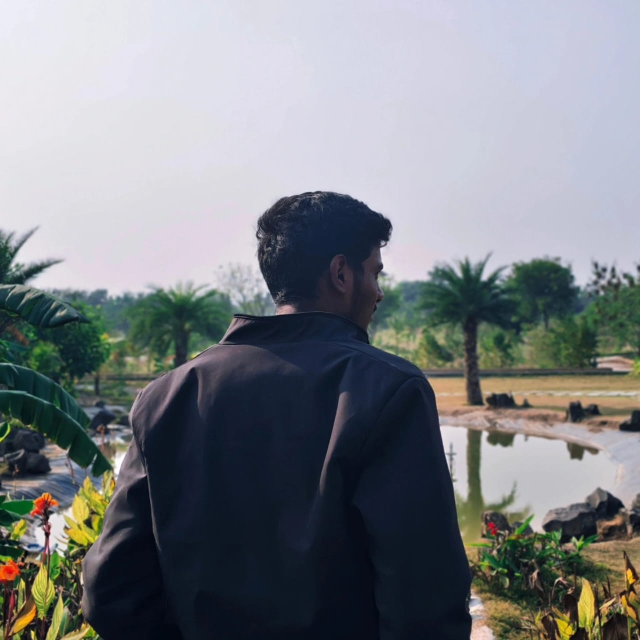
#> input picture assets/profile.jpeg, 1280 x 1280 px (shown at 1/2 size)
$ python -i portrait.py   (imports and definitions only)
#> lines starting #> are read from the running program, lines starting #| are printed output that depends on the picture
#!/usr/bin/env python3
"""
Turn a headshot into an animated, typing ASCII-portrait SVG.

Usage:
    python3 scripts/portrait.py photo.jpg portrait.svg

Photo requirements (the pipeline can't fix a bad input):
  - 45-degree side light, one side of the face in shadow
  - tight crop: chin to just above the hair
  - 1200px+ on the short side
  - plain background, subject not wearing black against a dark wall
  - slight angle, not dead-on
"""
import sys
import numpy as np
import cv2
from PIL import Image
from rembg import remove

RAMP = " .`:-=+*cs#%@"        # 13 levels
COLS = 90
CHAR_W = 7.74                  # em advance baked into the grid — see README Part 1 "trap"
FONT_SIZE = 12.9
STAGGER = 0.09                 # seconds between each row starting to type


# [6 lines left out: function load_and_cutout, not called in this run]


def enhance(arr):
    # bilateral filter: smooths skin, keeps edges
    arr = cv2.bilateralFilter(arr, d=9, sigmaColor=75, sigmaSpace=75)
    gray = cv2.cvtColor(arr, cv2.COLOR_RGB2GRAY)
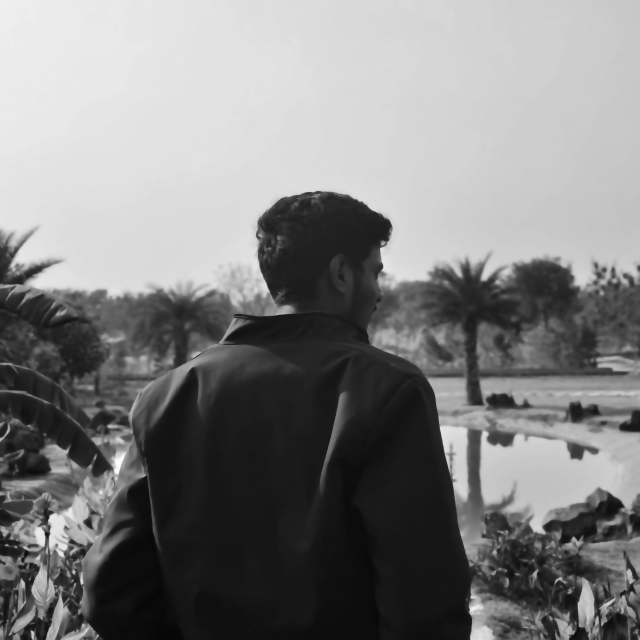
#> gray: shape (1280, 1280) (shown at 1/2 size); min 6, max 252, mean 128.1
    # CLAHE: local contrast, so a flatly-lit face doesn't collapse to one tone
    clahe = cv2.createCLAHE(clipLimit=3.0, tileGridSize=(8, 8))
    gray = clahe.apply(gray)
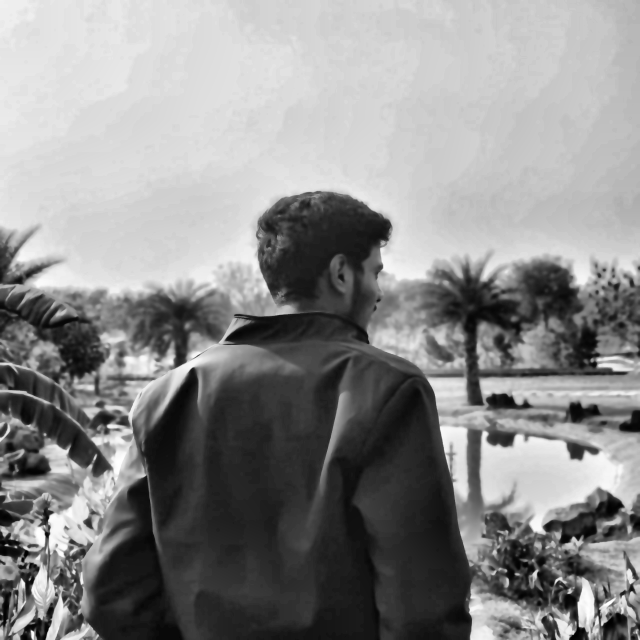
#> gray: shape (1280, 1280) (shown at 1/2 size); min 0, max 255, mean 138.9
    # darkening curve — the fix that keeps glasses/brows/lips from washing out
    normalized = gray.astype(np.float64) / 255.0
    darkened = np.power(normalized, 1.7) * 255.0
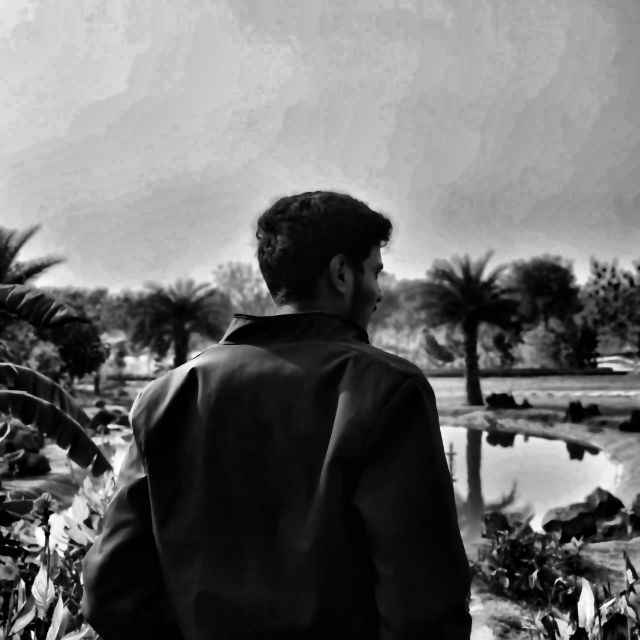
#> darkened: shape (1280, 1280) float64 (shown at 1/2 size); min 0, max 255, mean 109
    return darkened.astype(np.uint8)


# [66 lines left out: functions to_ascii_rows, build_svg, main, not called in this run]


# [2 lines not run here, left out]

>>> import cv2
>>> picture = cv2.cvtColor(cv2.imread('../assets/profile.jpeg'), cv2.COLOR_BGR2RGB)
>>> result = enhance(picture)
